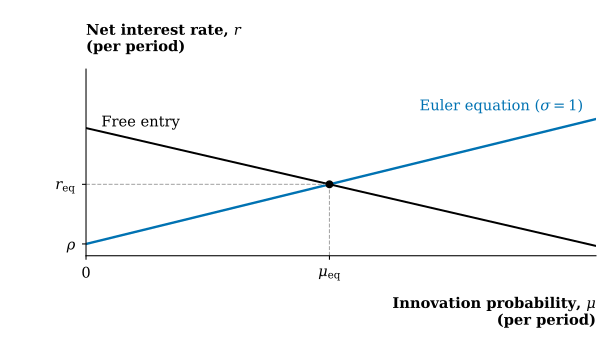

Reproduce this figure in Python.
"""Log-utility schematics for Lecture 6, slide 21; uncalibrated rates."""

from pathlib import Path

import matplotlib
import numpy as np

matplotlib.use("Agg")
import matplotlib.pyplot as plt

plt.rcParams.update({
    "font.family": "DejaVu Serif",
    "font.size": 11,
    "mathtext.fontset": "dejavuserif",
    "pdf.fonttype": 42,
    "svg.fonttype": "path",
    "svg.hashsalt": "ec442-aghion-equilibrium",
})

rho, gamma = 0.06, 2.0
entry_intercepts = [0.65, 0.85]
mu_eq = [(k - rho) / (1 + (1 + rho) * (gamma - 1))
         for k in entry_intercepts]
r_eq = [k - mu for k, mu in zip(entry_intercepts, mu_eq)]
mu = np.linspace(0, 0.60, 300)
mu_ticks = [r"$\mu_{\mathrm{eq}}$", r"$\mu_1$"]
r_ticks = [r"$r_{\mathrm{eq}}$", r"$r_1$"]

for stage, suffix in enumerate(["", "_scale_effect"]):
    fig, ax = plt.subplots(figsize=(6.4, 3.6))
    fig.subplots_adjust(left=0.14, right=0.97, bottom=0.26, top=0.80)
    ax.plot(mu, (1 + rho) * (1 + mu * (gamma - 1)) - 1,
            color="#0072B2", linewidth=1.8)
    ax.text(0.585, 0.725, r"Euler equation ($\sigma=1$)", color="#0072B2",
            ha="right", va="bottom")

    for i in range(stage + 1):
        color = "black" if i == stage else "0.5"
        ax.plot(mu, entry_intercepts[i] - mu, color=color, linewidth=1.5,
                linestyle="--" if i == 1 else "-")
        ax.vlines(mu_eq[i], 0, r_eq[i], color="0.65", linewidth=0.8,
                  linestyles="--")
        ax.hlines(r_eq[i], 0, mu_eq[i], color="0.65", linewidth=0.8,
                  linestyles="--")
        ax.plot(mu_eq[i], r_eq[i], "o", color=color, markersize=5)
        label = "Free entry" if i == 0 else r"Higher $L$ or $\lambda$"
        ax.text(0.018, entry_intercepts[i] - 0.008, label,
                color=color, va="bottom")

    ax.set(xlim=(0, 0.60), ylim=(0, 0.95),
           xticks=[0] + mu_eq[:stage + 1],
           xticklabels=["0"] + mu_ticks[:stage + 1],
           yticks=[rho] + r_eq[:stage + 1],
           yticklabels=[r"$\rho$"] + r_ticks[:stage + 1])
    ax.text(0, 1.08, "Net interest rate, $r$\n(per period)",
            transform=ax.transAxes, weight="bold", va="bottom")
    ax.text(1, -0.22, "Innovation probability, $\\mu$\n(per period)",
            transform=ax.transAxes, weight="bold", ha="right", va="top")
    ax.spines[["top", "right"]].set_visible(False)
    ax.tick_params(length=3, pad=5)

    for extension in ["pdf", "svg"]:
        path = Path(__file__).with_name(f"aghion_equilibrium{suffix}.{extension}")
        fig.savefig(path, metadata={"Creator": "EC442 lecture notes"})
    plt.close(fig)
